Frame 1 (no input): blank canvas, image omitted
Frame 60 (the mouse pressed at the canvas centre just before this capture): blank canvas, image omitted
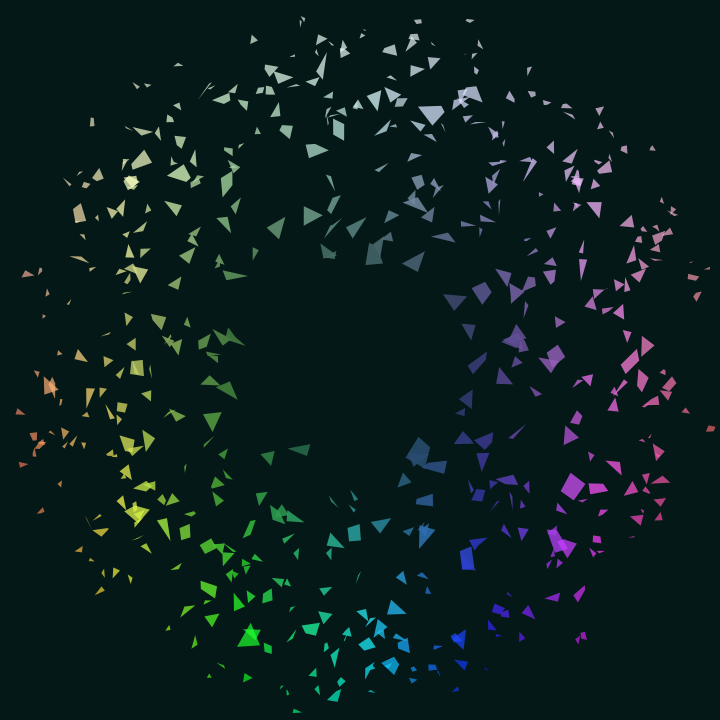
Frame 120 (the mouse held since frame 60 and released just before this capture)

The Processing sketch whose frames 1 and 60 were blank and that drew this single picture after the mouse press (run headless with seeded random() and noise(); from frame 60 on, the mouse is pressed at the canvas centre):

// Processing sketch: assignment03
// ── assignment03.pde
// Explosion can be beautiful. And with color it becomes fireworks.
// Find out what do an elephant and the middle of our universe have in common!

// Keyboard:
//  s: save picture
//  e: toggle the elephant mode
// Mouse:
//  click: boom
//  move: be alone &| affect alpha value

byte times = 10;
byte partsCount = 50;
float alpha = sqrt(2) * 720;
boolean isElephant = true;

// shapes to render: triangle or quad
ArrayList<float[]> shapes = new ArrayList<float[]>();
// moves: position, angle velocity, rotation, and velocity
ArrayList<float[]> moves = new ArrayList<float[]>();
// explosions: location and rest times
ArrayList<int[]> explosions = new ArrayList<int[]>();

void setup() {
  size(720, 720);
  colorMode(HSB, width, height, 500, alpha);
  noStroke();
  smooth();
}

void draw() {
  background(350, 600, shapes.size()/10);
  
  // process explosions
  for (int i = explosions.size() - 1; i >= 0; i--){
    int[] exp = explosions.get(i);
    for (int j = 0; j < partsCount; j++){
      addPart(exp);
    }
    if (--exp[2] == 0){
      explosions.remove(exp);
    }
  }
  
  // draw particles
  
  for (int i = shapes.size() - 1; i >=0; i--){
    float[] shape = shapes.get(i),
            move  = moves.get(i);
    
    pushMatrix();
    translate(move[0], move[1]);
    rotate(move[3]);
    float x = mouseX,
          y = mouseY;
    if (!isElephant){
      x = move[5];
      y = move[6];
    }
    float dx = move[0] - x,
          dy = move[1] - y,
          v  = move[4] / sqrt(sq(dx) + sq(dy));
    fill(move[0], move[1], move[4] * 100, alpha - sqrt(sq(move[0] - mouseX) + sq(move[1] - mouseY)));
    beginShape();
    int l = shape.length - 1;
    for (int k = 0; k < l; k+=2){
      vertex(shape[k], shape[k+1]);
    }
    endShape();
    popMatrix();
 
    // check bound
    // 1. shift
    move[0] += dx * v;
    move[1] += dy * v;
    // 2. check bound
    // use the largest bound to avoid calculation and if inside, do rotate
    int rmax = times + 5; // radius of the largest object
    boolean isOut = move[0] < -rmax || move[0] > width + rmax || move[1] < -rmax || move[1] > height + rmax;
    if (isOut){
      shapes.remove(i);
      moves.remove(i);
    } else {
      // rotate
      move[3] = (move[3] + move[2]) % TWO_PI;
    }
  }
}

// handle key
void keyPressed(){
  // toggle the elephant mode
  if (keyCode != CODED){
    if (key == 'e' || key == 'E'){
      isElephant = !isElephant;
    } else if (key == 's' || key == 'S'){
      save("blume.png");
    }
  }
}

// ignite an explosion
void mousePressed(){
  int[] exp = {mouseX, mouseY, times};
  explosions.add(0, exp);
}

// get a triangle or quad with rotate angle at the given position 
void addPart(int[] e){
  // set position, rotation and velocity
  int sz0 = times + 5;
  int sz = sz0 - e[2];
  float v = sz0/3 - random(0, sz/3) + 1,
        angle = random(TWO_PI);
  float[] move = {e[0] + cos(angle) * v, e[1] + sin(angle) * v, (random(HALF_PI)-QUARTER_PI)/4, 0, v, e[0], e[1]}; 
  
  moves.add(move);
  if (random(10) > 3){ // tri
    float[] tri = {-sz/2, -sz, -sz, 0, 0, 0}; 
    addShape(sz, tri);
  }else{ // quad
    float[] quad = {-sz, -sz, 0, -sz, 0, 0, -sz, 0};
    addShape(sz, quad); 
  }
}

// set shape
void addShape(int sz, float[] shape){
  for (int i = shape.length -1; i >= 0; i--){
    shape[i] +=random(sz);
  }
  shapes.add(shape);
}
